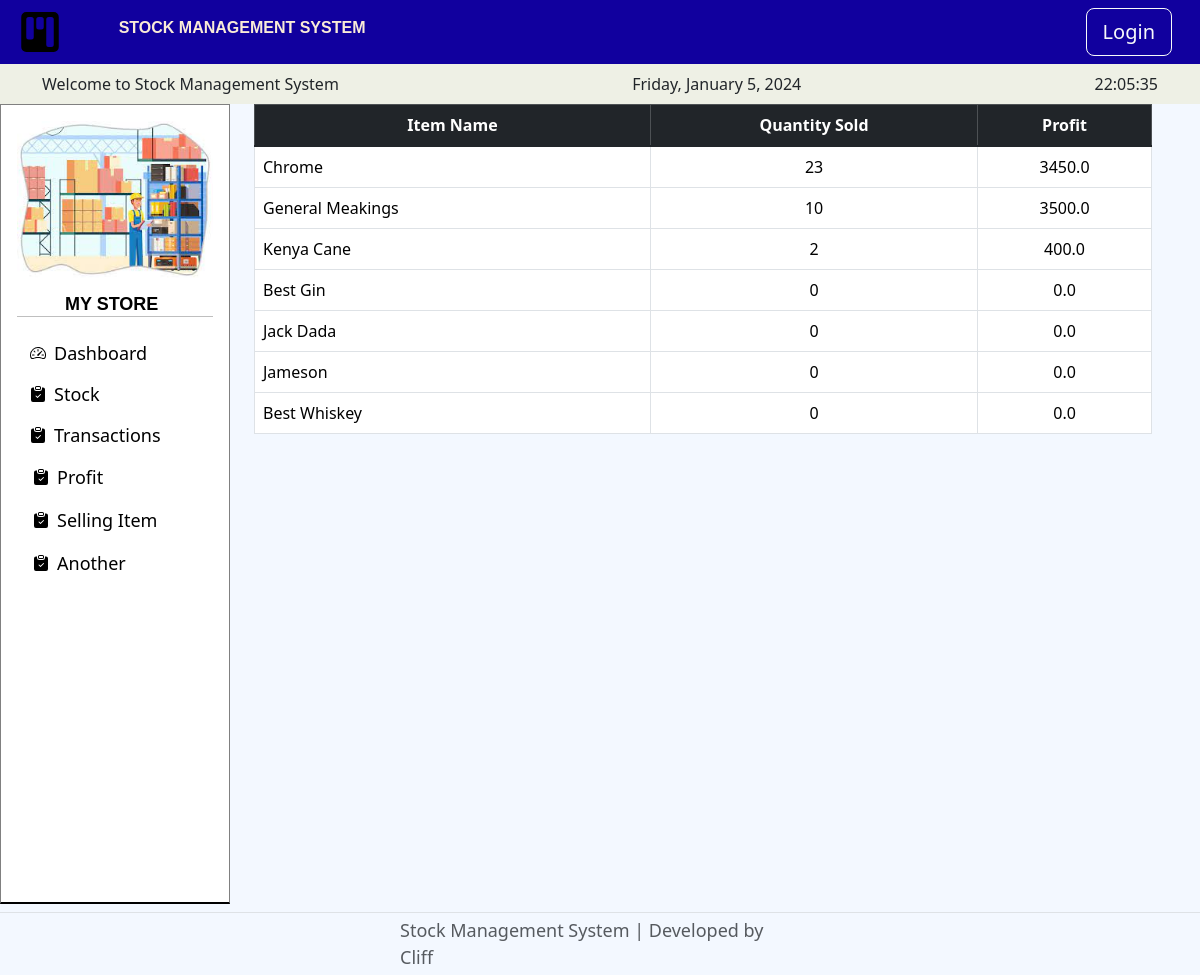
Page /profit on the earlier database version.
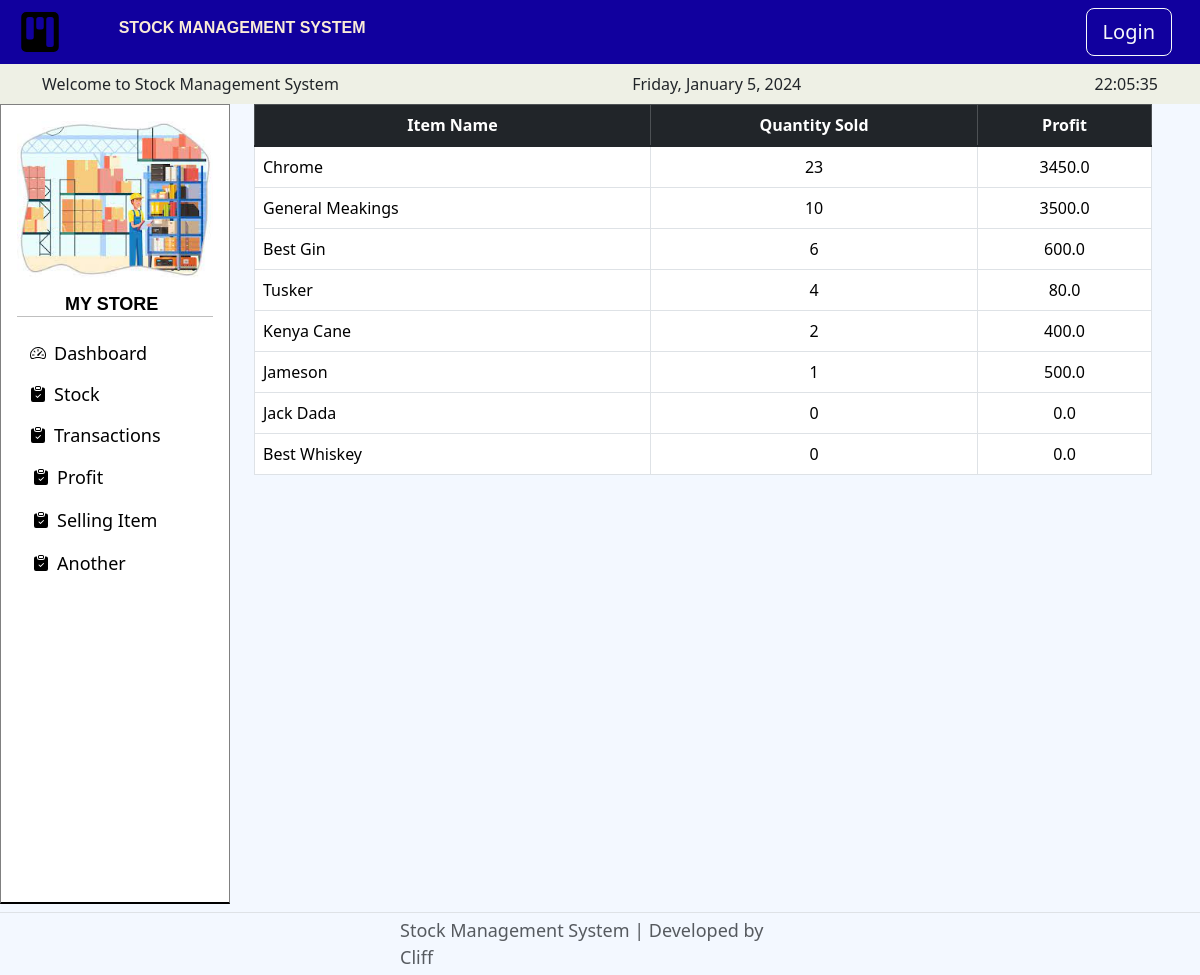
Same page on the later database version.
### main.py (models this page shows)
class Stock(db.Model):
    __tablename__ = "stock"
    id = db.Column(db.Integer, primary_key=True)
    item_name = db.Column(db.String(100), unique=True, nullable=False)
    item_quantity = db.Column(db.Integer, nullable=False)
    buying_price = db.Column(db.Float, nullable=False)
    selling_price = db.Column(db.Float, nullable=False)
    transactions = db.relationship("Transactions", back_populates="itemname", cascade="all, delete-orphan")

### main.py (the view)
@app.route("/profit")
def profit():
    data_sold = stock_manager.number_of_selled_items()
    return render_template("profit.html", all_data=data_sold)

### templates/profit.html
{% extends 'index.html' %}
{% block content %}
<div class="container-fluid">
    <table class="table table-bordered">
        <thead class="table-dark text-center">
          <tr class="p-2">
            <th scope="col">Item Name</th>
            <th scope="col">Quantity Sold</th>
            <th scope="col">Profit</th>
          </tr>
        </thead>
        <tbody class="table-group-divider">
          {%for data in all_data %}
          <tr>
            <td class="p-2">{{ data[0] }}</td>
            <td class="text-center p-2">{{ data[1] }}</td>
            <td class="text-center p-2">{{ data[2] }}</td>
          </tr>
          {% endfor %}
        </tbody>
      </table>
</div>
{% endblock %}

### templates/index.html (shortened to what this page needs)
<!DOCTYPE html>
<html lang="en">
<head>
    <link href="https://cdn.jsdelivr.net/npm/bootstrap@5.3.2/dist/css/bootstrap.min.css" rel="stylesheet">
    <link rel="stylesheet" href="/static/style.css">
</head>
<body style="background-color: #F3F8FF;">
    <header class="p-2" style="background-color: #11009E;">
        <nav>
        <div class="container-fluid">
            <div class="d-flex align-items-center row">
                <div class="col-1">
                    <a href="{{ url_for('dashboard') }}" class="d-flex align-items-center text-white text-decoration-none">
                    </a>
                </div>
                <h1 class="col-6 navbar-brand" style="color: antiquewhite;">STOCK MANAGEMENT SYSTEM</h1>
                <div class="col d-flex justify-content-end">
                    <button type="button" class="btn btn-lg btn-outline-light me-2">Login</button>
                </div>
            </div>
        </div>
        </nav>
    </header>
     <nav class="navbar align-items-center mb-0" style="background-color: #EEF0E5;">
        <div class="container d-flex justify-content-between align-items-center">
            <p class="m-0">Welcome to Stock Management System</p>
            <p class="m-0" id="date"></p>
            <p class="m-0" id="time"></p>
        </div>
    </nav>
    <div class="container-fluid row">
    <div class="d-flex flex-column flex-shrink-0 p-3 text-white full-height-sidebar" style="width: 230px;  background-color: white; border: 1px solid grey; border-bottom: 2px solid black;">
      <img src="/static/images/download.jpeg" alt="">
      <h1 class="mt-3 ms-5 mb-0" style="color: black; font-size: large;font-weight: 700;">MY STORE</h1>
      <hr class="mt-0" style="color: black;">
      <ul class="nav nav-pills nav-fill flex-column mb-auto">
        <li class="nav-item">
          <a href="{{ url_for('dashboard') }}" class="text-white w-100 btn btn-toggle rounded collapsed d-flex align-items-center">
            <span class="ms-2">Dashboard</span>
          </a>
        </li>
        <li class="nav-item">
            <button class="btn btn-toggle rounded collapsed w-100 d-flex align-items-center" data-bs-toggle="collapse" data-bs-target="#stock-collapse" aria-expanded="false">
            <span class="ms-2">Stock</span>
          </button>
        </li>
        <li class="nav-item">
            <button class="btn btn-toggle rounded collapsed w-100 d-flex align-items-center" data-bs-toggle="collapse" data-bs-target="#transactions-collapse" aria-expanded="false">
            <span class="ms-2">Transactions</span>
          </button>
        </li>
        <li class="d-flex justify-content-start align-items-center nav-item">
          <a href="{{ url_for('profit') }}" class="nav-link text-white w-100 btn btn-toggle rounded collapsed d-flex align-items-center">
            <span class="ms-2">Profit</span>
          </a>
        </li>
        <li class="d-flex justify-content-start align-items-center nav-item">
          <a href="#" class="nav-link text-white w-100 btn btn-toggle rounded collapsed d-flex align-items-center">
            <span class="ms-2">Selling Item</span>
          </a>
        </li>
        <li class="d-flex justify-content-start align-items-center nav-item">
          <a href="#" class="nav-link text-white w-100 btn btn-toggle rounded collapsed d-flex align-items-center">
            <span class="ms-2">Another</span>
          </a>
        </li>
      </ul>
      <hr>
    </div>
      <div class="full-height-container d-flex col table-responsive">
        {% block content %}
        {% endblock %}
      </div>
    </div>
    <footer class="d-flex flex-wrap justify-content-center align-items-center py-1 my-2 border-top">
        <div class="col-md-4 d-flex align-items-center">
          <span class="mb-3 mb-md-0 text-body-secondary">Stock Management System | Developed by Cliff</span>
        </div>
    </footer>
</body>
</html>

### static/style.css (style rules this page uses)
h1 { font-size: larger; font-weight: 700; font-family: 'Arial', sans-serif; }
svg { color: black; }
span { color: black; font-weight: 500; font-size: large; }
body, html { height: 100%; margin: 0; }
.container-fluid { overflow: auto; }
.full-height-container { height: 83vh; }
.full-height-sidebar { height: 100vh; }

Differences in the rows shown:
changed Stock "Best Gin": data "0" → "6"; buying_price "0.0" → "600.0"; moves up the list
now on this page (row edited): Stock: item_name "Tusker", data "4", data "80.0"
changed Stock "Jameson": data "0" → "1"; data "0.0" → "500.0"; moves up the list
